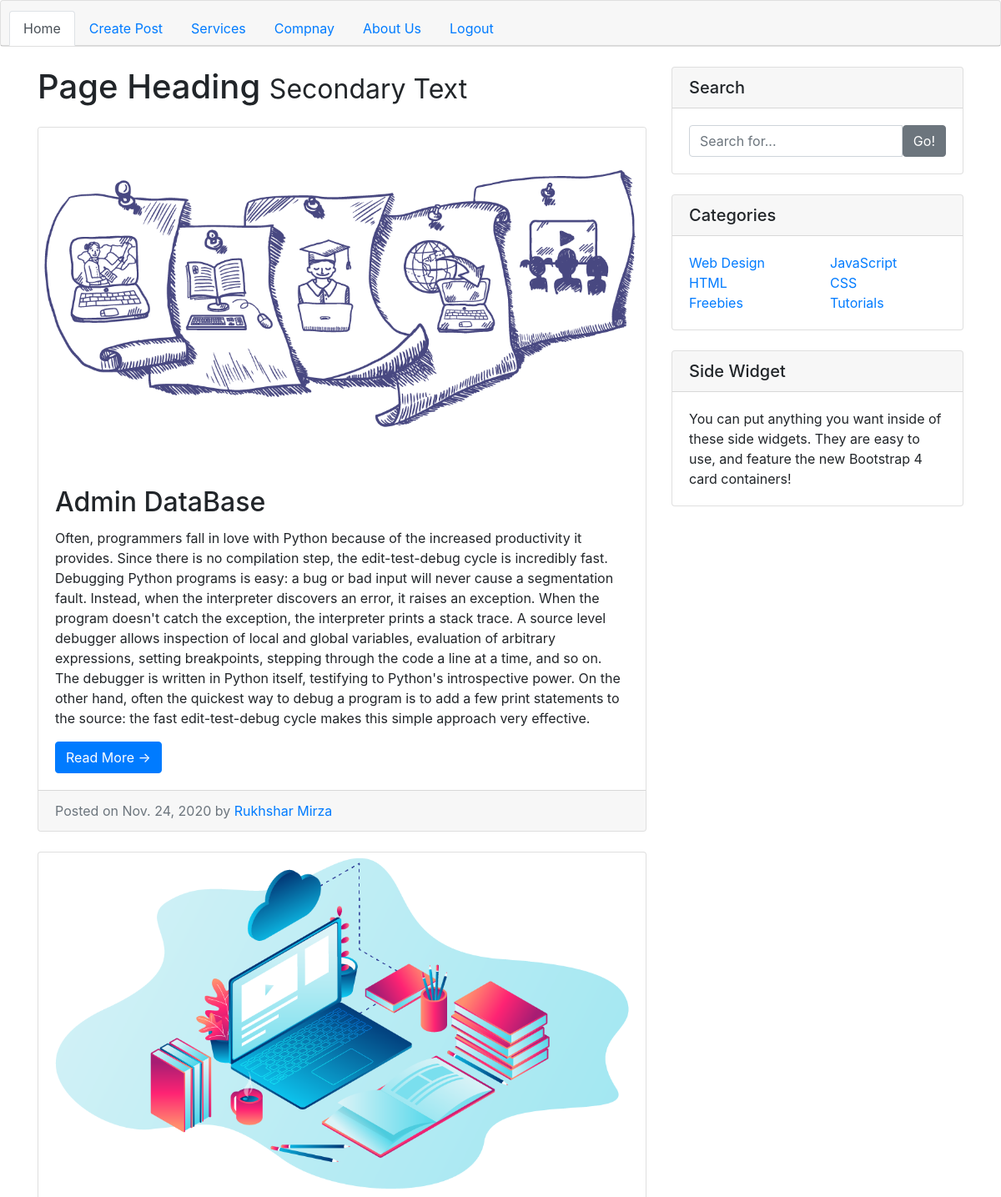
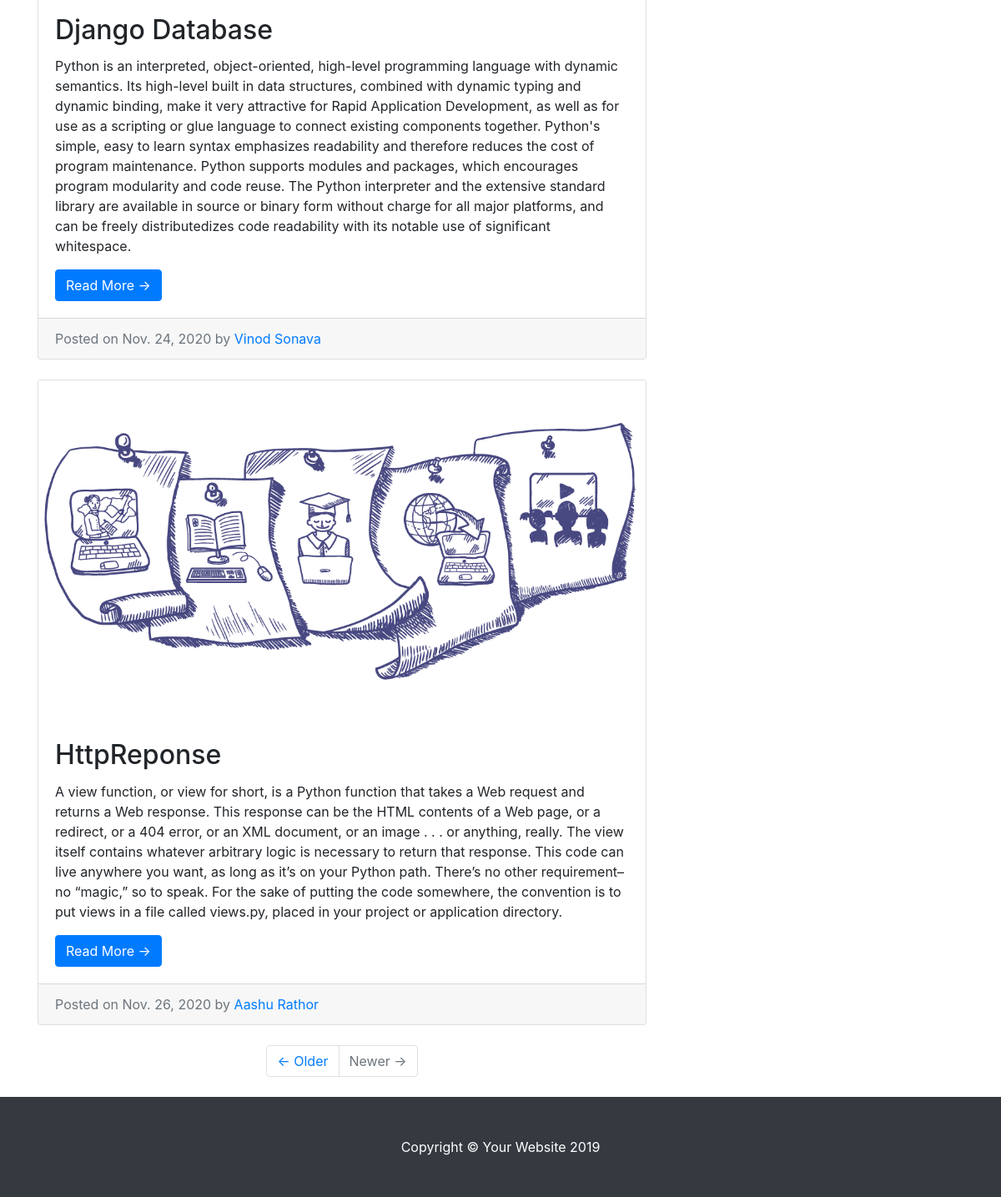
Screenshot of /admin_home/ (signed in) with the database file from the repository (2 pictures, top to bottom).
### myapp/models.py (models this page shows)
class Blog(models.Model):
    userid = models.ForeignKey(User,on_delete=models.CASCADE)
    image = models.ImageField(upload_to='images/')
    title = models.CharField('Blog Title',max_length=100)
    description  = models.TextField('PostBlog')
    posted_date = models.DateField(default=date.today)
    name = models.CharField(max_length=50)

### myapp/views.py (the view)
# urls.py: path('admin_home/', views.admin_home, name='admin_home'),
def admin_home(request):
    if request.session.has_key('IS_LOGIN'):
       fatchData = Blog.objects.all()
       print(fatchData)
       return render(request,'admin_home.html',{'data':fatchData})
    return redirect('login')

### myapp/templates/admin_home.html
{% include 'admin_header.html' %}
<body>
  <div class="container">
    <div class="row">
      <div class="col-md-8">
        <h1 class="my-4">Page Heading
          <small>Secondary Text</small>
        </h1>
        {% for i in data %}
        <div class="card mb-4">
          <img class="card-img-top" src="{{ i.image.url }}" alt="Card image cap">
          <div class="card-body">
            <h2 class="card-title">{{ i.title }}</h2>
            <p class="card-text">{{ i.description }}</p>
            <a href="#" class="btn btn-primary">Read More &rarr;</a>
          </div>
          <div class="card-footer text-muted">
            Posted on {{ i.posted_date }} by
            <a href="#">{{ i.name }}</a>
          </div>
        </div>
        {% endfor %}
        <ul class="pagination justify-content-center mb-4">
          <li class="page-item">
            <a class="page-link" href="#">&larr; Older</a>
          </li>
          <li class="page-item disabled">
            <a class="page-link" href="#">Newer &rarr;</a>
          </li>
        </ul>
      </div>
      <div class="col-md-4">
        <div class="card my-4">
          <h5 class="card-header">Search</h5>
          <div class="card-body">
            <div class="input-group">
              <input type="text" class="form-control" placeholder="Search for...">
              <span class="input-group-btn">
                <button class="btn btn-secondary" type="button">Go!</button>
              </span>
            </div>
          </div>
        </div>
        <div class="card my-4">
          <h5 class="card-header">Categories</h5>
          <div class="card-body">
            <div class="row">
              <div class="col-lg-6">
                <ul class="list-unstyled mb-0">
                  <li>
                    <a href="#">Web Design</a>
                  </li>
                  <li>
                    <a href="#">HTML</a>
                  </li>
                  <li>
                    <a href="#">Freebies</a>
                  </li>
                </ul>
              </div>
              <div class="col-lg-6">
                <ul class="list-unstyled mb-0">
                  <li>
                    <a href="#">JavaScript</a>
                  </li>
                  <li>
                    <a href="#">CSS</a>
                  </li>
                  <li>
                    <a href="#">Tutorials</a>
                  </li>
                </ul>
              </div>
            </div>
          </div>
        </div>
        <div class="card my-4">
          <h5 class="card-header">Side Widget</h5>
          <div class="card-body">
            You can put anything you want inside of these side widgets. They are easy to use, and feature the new Bootstrap 4 card containers!
          </div>
        </div>
      </div>
    </div>
  </div>
{% include 'footer.html'%}

### rows the page displays
Blog: image (picture), title "Admin DataBase", description "Often, programmers fall in love with Python because of the increased productivity it provides. Since there is no compilation step, the edit-test-debug cycle is incredibly fast. Debugging Python programs is easy: a bug or bad input will never cause a segmentation fault. Instead, when the interpreter discovers an error, it raises an exception. When the program doesn't catch the exception, the interpreter prints a stack trace. A source level debugger allows inspection of local and global variables, evaluation of arbitrary expressions, setting breakpoints, stepping through the code a line at a time, and so on. The debugger is written in Python itself, testifying to Python's introspective power.…", posted_date "Nov. 24, 2020", name "Rukhshar Mirza"
Blog: image (picture), title "Django Database", description "Python is an interpreted, object-oriented, high-level programming language with dynamic semantics. Its high-level built in data structures, combined with dynamic typing and dynamic binding, make it very attractive for Rapid Application Development, as well as for use as a scripting or glue language to connect existing components together. Python's simple, easy to learn syntax emphasizes readability and therefore reduces the cost of program maintenance. Python supports modules and packages, which encourages program modularity and code reuse. The Python interpreter and the extensive standard library are available in source or binary form without charge for all major platforms, and can be…", posted_date "Nov. 24, 2020", name "Vinod Sonava"
Blog: image (picture), title "HttpReponse", description "A view function, or view for short, is a Python function that takes a Web request and returns a Web response. This response can be the HTML contents of a Web page, or a redirect, or a 404 error, or an XML document, or an image . . . or anything, really. The view itself contains whatever arbitrary logic is necessary to return that response. This code can live anywhere you want, as long as it’s on your Python path. There’s no other requirement–no “magic,” so to speak. For the sake of putting the code somewhere, the convention is to put views in a file called views.py, placed in your project or application directory.", posted_date "Nov. 26, 2020", name "Aashu Rathor"
